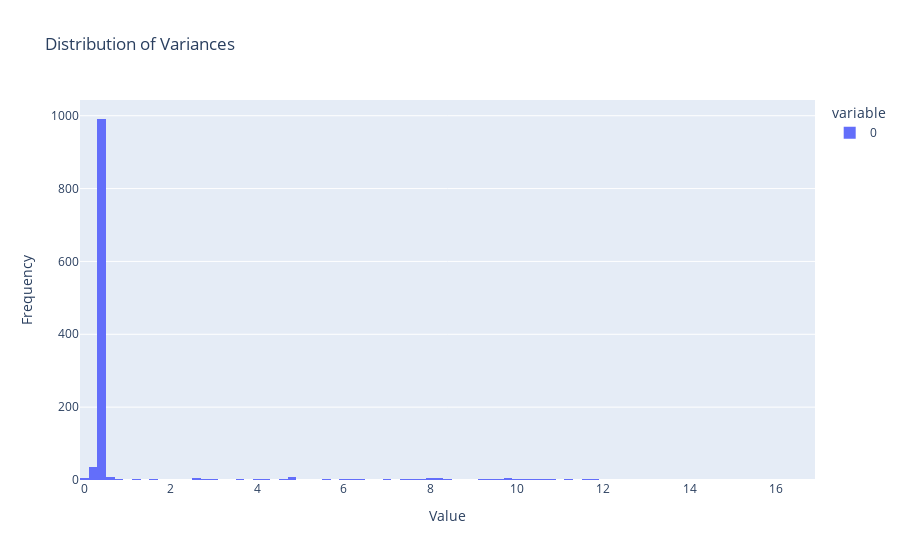

Here is the notebook cell this chart was saved with:
### Markdown cell above
## Remove low variance nodes

### Code cell
# Load the weighted combined data
weighted_data = pd.read_csv("./data/outputs/multiomic/weighted_combined_data.csv", index_col=0)

# Calculate variance for each feature
variances = weighted_data.var(axis=1)

# Create a histogram to visualize the distribution
fig = px.histogram(variances, nbins=100, title="Distribution of Variances")
fig.update_layout(xaxis_title="Value", yaxis_title="Frequency")
fig.show()
fig.write_html("./data/outputs/multiomic/variance_distribution.html")

### Figure 1 — Plotly figure (JSON) as saved in the notebook; plotly's stock layout.template omitted (floating-point values rounded to 4 significant figures; data arrays with more than 128 entries replaced by an {"elided": "..."} marker saying what was removed)
{"data": [{"bingroup": "x", "hovertemplate": "variable=0<br>value=%{x}<br>count=%{y}<extra></extra>", "legendgroup": "0", "marker": {"color": "#636efa", "pattern": {"shape": ""}}, "name": "0", "nbinsx": 100, "orientation": "v", "showlegend": true, "type": "histogram", "x": {"elided": "1172 float values"}, "xaxis": "x", "yaxis": "y"}], "layout": {"barmode": "relative", "legend": {"title": {"text": "variable"}, "tracegroupgap": 0}, "title": {"text": "Distribution of Variances"}, "xaxis": {"anchor": "y", "domain": [0, 1], "title": {"text": "Value"}}, "yaxis": {"anchor": "x", "domain": [0, 1], "title": {"text": "Frequency"}}}}
